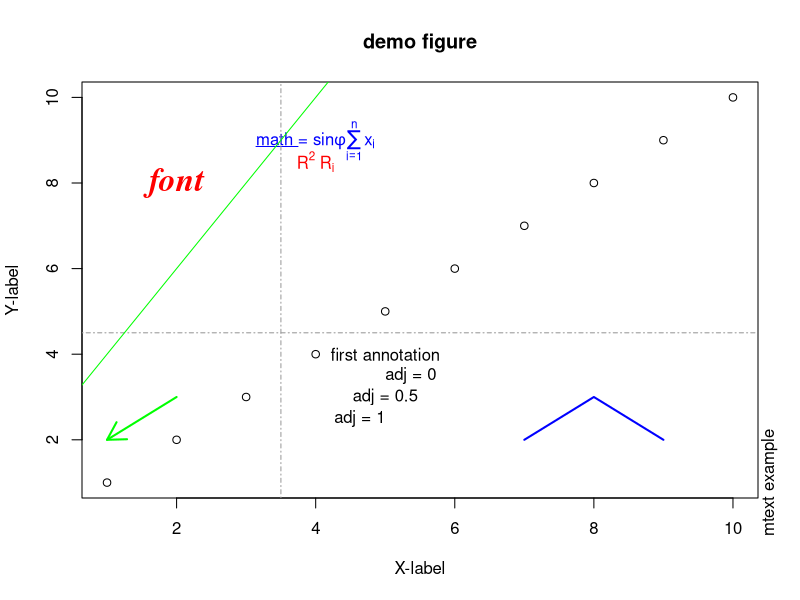

Recreate this plot in R.
## Annotations in figures ----
# When making figure we often want to add some non standard text, here are some examples
# to get you started

# first we make a simple figure to add our annotations too
plot(1:10, main = 'demo figure',
     xlab = 'X-label',
     ylab = 'Y-label')

## ADD TEXT ----
# the primary function used to add text annotations to a figure is text
# It just requires the position where you want to place your text followed by 
# the text
text(5,4,'first annotation')

# As default text is centered on the coordinates selected but you can change that 
# with adj = 0 or adj = 1
text(5,3.5,'adj = 0',adj = 0) # the text starts at the coordinates
text(5,3.0,'adj = 0.5',adj = 0.5) # the text is centered on the coordinates
text(5,2.5,'adj = 1',adj = 1) # the text ends at the coordinates

# it is of course also possible to change the color font and text size 
text(2,8,'font',
     col = 'red',
     family = 'serif', # this is the font the default options are "serif", "sans" and "mono"
     cex = 2, # this is the text size, 2 is twice the normal size
     font = 4) # this is type of text 1=plain, 2=bold, 3=italic, 4=bold italic, 5=? maybe symbols or greek letters


# Sometimes you might want to add text outside the plot, this can be done with
# mtext, but be aware that it is easy to place the text completely outside the plot
# so you can't see it
mtext('mtext example', 
      side = 4, # where to place the text 1=bottom, 2=left, 3=top, 4=right
      line = 0, # how close do you want the text to the plot 0 is closest
      at = 1) # This uses the coordinate system of the figure to decide where to start the text


## ADD FORMULA ----
# Mathematical Annotation in R
# You can tell R that a text should be plottet as matematical formula instead of 
# just plain text with the function expression()

text(4,9,expression(underline('math ') * "= sin" * phi * sum(x[i], i==1, n)), col = 'blue')
text(4,8.5,expression(R^2 * ' ' * R[i]), col = 'red')

# find more information about math plotting functions by searching for plotmath in help
# or on this website:
# https://astrostatistics.psu.edu/su07/R/html/grDevices/html/plotmath.html


## ADD ARROWS AND LINES ----
# you can draw a simple arrow
arrows(1,2,2,3, # position of arrow (from 1,2 to 2,3)
       length = 0.2, # size of arrow tip
       angle = 30, # angle of arrow tips
       code = 1, # type of arrow 0=no Tip 1=front 2=back 3=both
       lwd = 2, # line width
       col = 'green') # we can of course also set color

# draw a simple line or series of connected lines
lines(x=c(7,8,9),y=c(2,3,2), # list of x and y coordinates to draw lines between
       lwd = 2, # line width
       col = 'blue') # set color

# You can also just draw a horizontal or vertical line from edge to edge 
abline(h = 4.5,  # draw a horizontal line at 4.5
       v = 3.5,  # draw a vertical line at 3.5 (remowe this line if you only want one line)
       col = "gray60", # set color 
       lty  = 4) # set linetype 0=blank 1=solid 2=dashed 3=dotted 4=dotdash 5=longdash 6=twodash

# Or you can have a line with a specific intercept and slope
abline(2,2, # set intercept and slope 
       col = "green", # set color 
       lty  = 1)


## FANCY STUFF ----
# If you are really fancy you can plot a linear model directly
# I have commented this out because it opens a new figure but you can just uncomment and run it

# # calculate a model and add it to a figure
# myModel <- lm(dist ~ speed, data = cars) # Use the build in dataset cars
# plot(cars, main = 'Plotting my model') # plot the raw data
# abline(myModel) # plot the line fitted to the data in the model
# 
# # Make a text string with the formula for the line
# myFormula <- paste(                    # paste combines lines of text into one string
#                    myModel$terms[[2]], # get the name of the outcome
#                    ' = ',              # add a equal sign
#                    format(myModel$coefficients[2], digits = 3), # get the slope with 3 digits
#                    ' * ',              # add a multiply sign
#                    myModel$terms[[3]], # get the name of the predictor
#                    ' ',                # add a space
#                    format(myModel$coefficients[1], digits = 3) # get the intercept with 3 digits
#                    )
# 
# text(9, 40, myFormula) # print the formula on the plot
